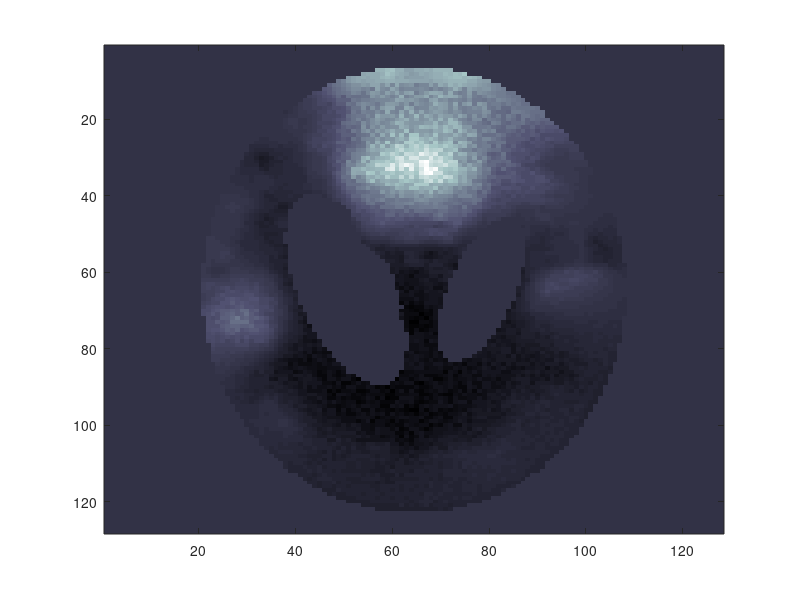

MATLAB code to generate this figure: (Note: this script raises an error after producing the figure.)
%
% Directly make a 64^2x64^2 E matrix
%

clear all;close all;clc;

load fmap_test.mat

n = 128;

fmap = imresize(fmap,[n n]);
fmap = rot90(fmap,3);

%simulate interpolated field map...
Delta1 = .1;
Arg = @(x) atan(imag(x)./real(x));
ph = phantom('Modified Shepp-Logan',n);

y1 = ph + 1e-1*rand(size(ph));
y2 = ph.*exp(1j*fmap*Delta1) + 1e-1*rand(size(ph));
fmapest = Arg(conj(y1).*y2)/Delta1;

imagesc(fmapest);
colormap bone

%use the estimation
fmap = reshape(fmapest,[n*n 1]);
fmap = reshape(fmap,[n*n 1]);

%for EPI, 2msec/line (ok..)
T = n*(10e-2);
ti = [];
for k=1:n
    ti = [ti linspace(0,T,n)]; %?
end


%%
%E_{ij} = exp(-i(w_j t_i))
E = exp(-1j*(fmap*ti));


[B, C] = id(E, 10);

normest(E-B*C)/normest(E)

clear E;
save onetwentyeightE;

%%
test_fmap_blur